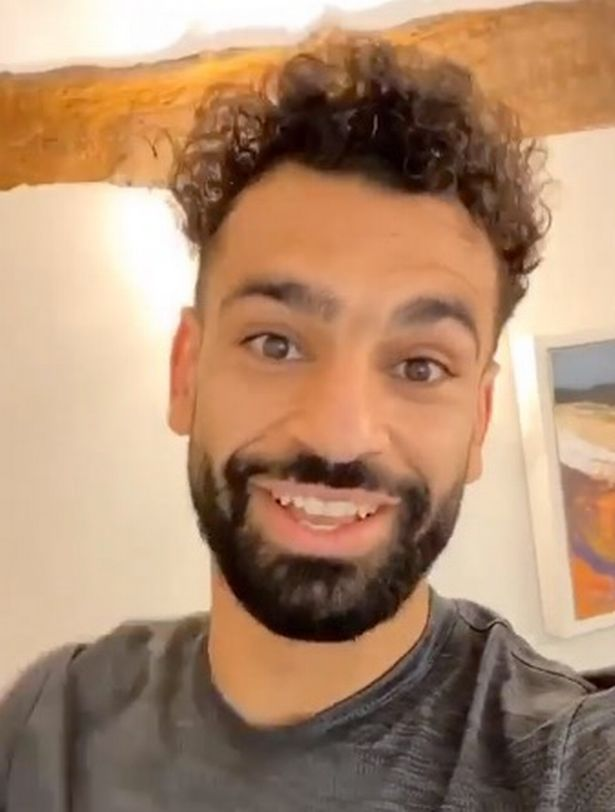
#> input picture mo/0_salahinsta.jpg, 615 x 812 px; its folder holds only this picture in this run
$ python face_taker_img.py
#> lines starting #> are read from the running program, lines starting #| are printed output that depends on the picture
import numpy as np
import cv2
import os

if not os.path.exists('images'):
    os.makedirs('images')

faceCascade = cv2.CascadeClassifier('haarcascade_frontalface_default.xml')
face_id = input('\n enter user id (MUST be an integer) and press <return> -->  ')

count = 0
enum = 1
for filename in os.listdir("mo"):
    print("\n [INFO] Reading image {}/30 from directory ".format(enum))
    enum+=1
    img = cv2.imread(os.path.join("mo", filename))
#> img is the input picture: shape (812, 615, 3); mean B, G, R 110.5, 138.4, 173.7
    gray = cv2.cvtColor(img, cv2.COLOR_BGR2GRAY)
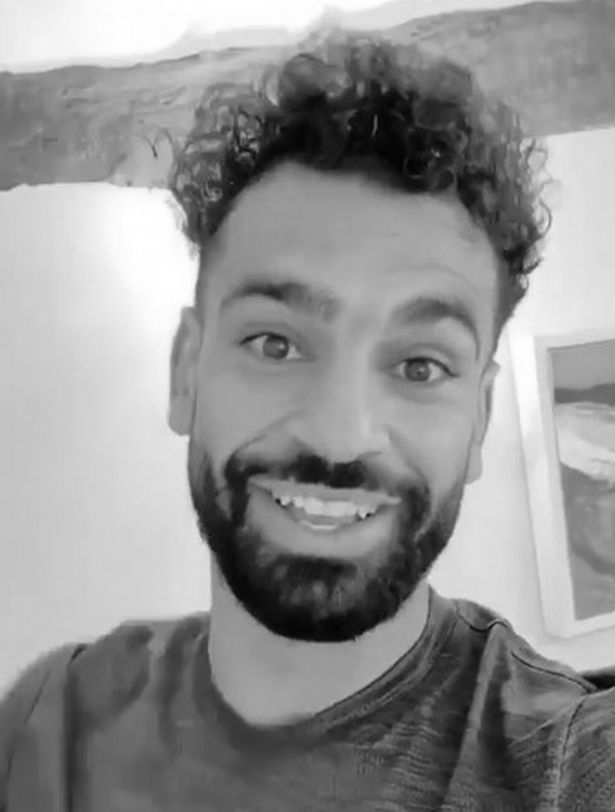
#> gray: shape (812, 615); min 2, max 255, mean 145.8
    faces = faceCascade.detectMultiScale(gray, 1.3, 5)
#> faces = [[107, 180, 446, 446]]
    for (x, y, w, h) in faces:
        cv2.rectangle(img, (x, y), (x + w, y + h), (255, 0, 0), 2)
        count += 1
        # Save the captured image into the images directory
        cv2.imwrite("./images/Users." + str(face_id) + '.' + str(count) + ".jpg", gray[y:y + h, x:x + w])
        cv2.imshow('image', img)
        k = cv2.waitKey(100) & 0xff
        if k < 30:
            break
#> this loop made 1 pass; (key Esc is pressed on pass 1)
#> (x, y, w, h, count) on pass 1: (107, 180, 446, 446, 1)
#> pass 1, `cv2.imwrite("./images/Users." + str(face_id) + '.' + str(count) + ".jp..`:
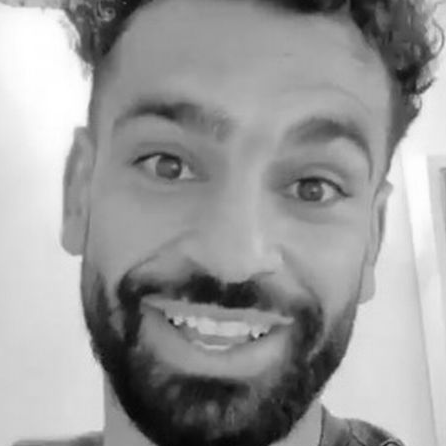
#> saved as Users..1.jpg: shape (446, 446); min 4, max 255, mean 154.7
#> pass 1, `cv2.imshow('image', img)`:
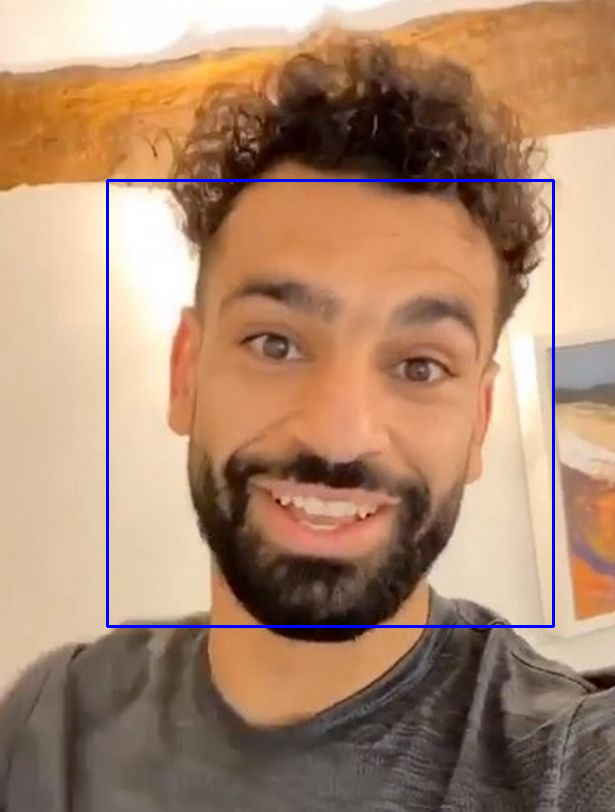
#> window 'image': shape (812, 615, 3); mean B, G, R 111.9, 136.8, 171.8
#> after the loop, count = 1
cv2.destroyAllWindows()

$ run again, on mo/897e11710d636321e4c75dcd4ced0c34.jpg
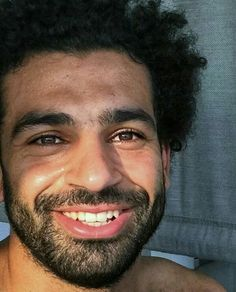
#> input picture mo/897e11710d636321e4c75dcd4ced0c34.jpg, 236 x 292 px
#> img is the input picture: shape (292, 236, 3); mean B, G, R 69.9, 81.2, 93.6
#> `gray = cv2.cvtColor(img, cv2.COLOR_BGR2GRAY)`:
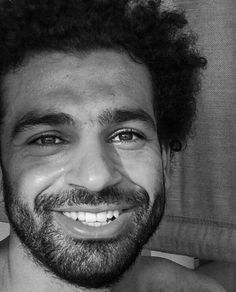
#> gray: shape (292, 236); min 0, max 252, mean 83.6
#> faces = [[5, 57, 190, 190]]
#> the loop `for (x, y, w, h) in faces:` made 1 pass; (key Esc is pressed on pass 1)
#> (x, y, w, h, count) on pass 1: (5, 57, 190, 190, 1)
#> pass 1, `cv2.imshow('image', img)`:
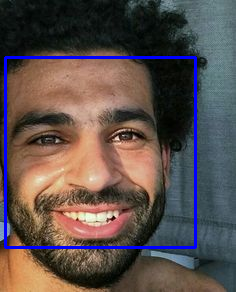
#> window 'image': shape (292, 236, 3); mean B, G, R 76.4, 79, 91.3
#> after the loop `for (x, y, w, h) in faces:`: count = 1

$ run again, on mo/D5ErgA2W0AAK7hF.jpg
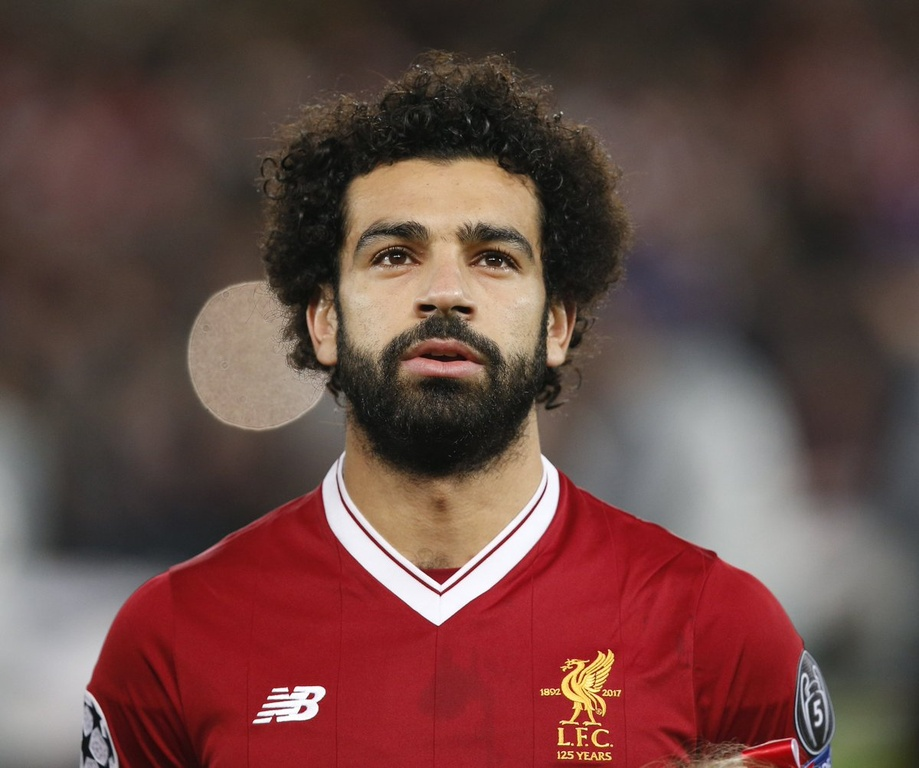
#> input picture mo/D5ErgA2W0AAK7hF.jpg, 919 x 768 px, shrunk from 1200 x 1003 before the run
#> img is the input picture: shape (768, 919, 3); mean B, G, R 67.4, 71.7, 104
#> `gray = cv2.cvtColor(img, cv2.COLOR_BGR2GRAY)`:
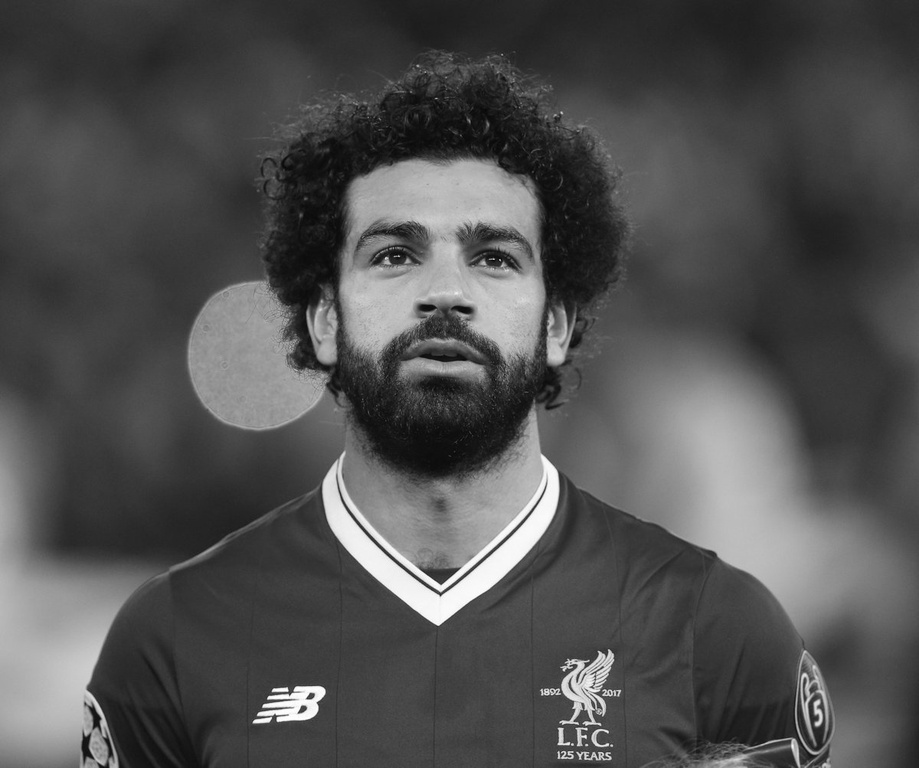
#> gray: shape (768, 919); min 1, max 255, mean 80.9
#> faces = [[305, 141, 279, 279]]
#> the loop `for (x, y, w, h) in faces:` made 1 pass; (key Esc is pressed on pass 1)
#> (x, y, w, h, count) on pass 1: (305, 141, 279, 279, 1)
#> pass 1, `cv2.imshow('image', img)`:
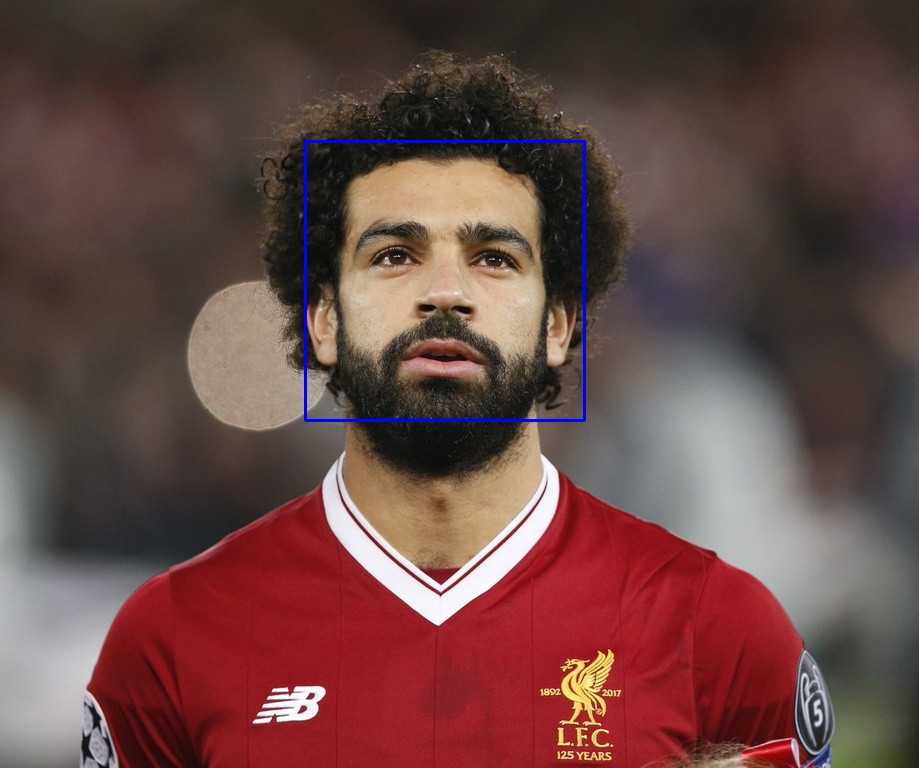
#> window 'image': shape (768, 919, 3); mean B, G, R 68.4, 71.5, 103.7
#> after the loop `for (x, y, w, h) in faces:`: count = 1

$ run again, on mo/Liverpool-face-Salah-nightmare-as-Egypt-may-pick-him-for-two-tournaments.jpg
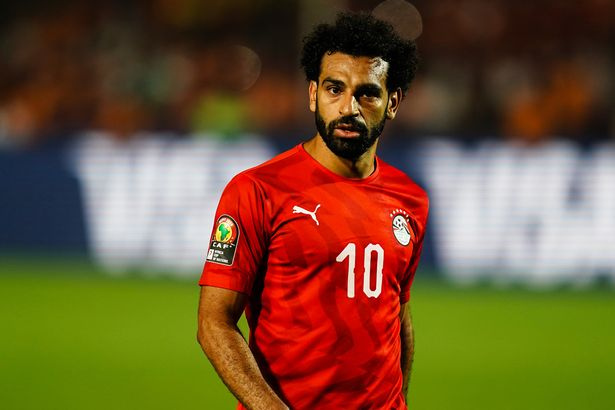
#> input picture mo/Liverpool-face-Salah-nightmare-as-Egypt-may-pick-him-for-two-tournaments.jpg, 615 x 410 px
#> img is the input picture: shape (410, 615, 3); mean B, G, R 50.2, 85.9, 113
#> `gray = cv2.cvtColor(img, cv2.COLOR_BGR2GRAY)`:
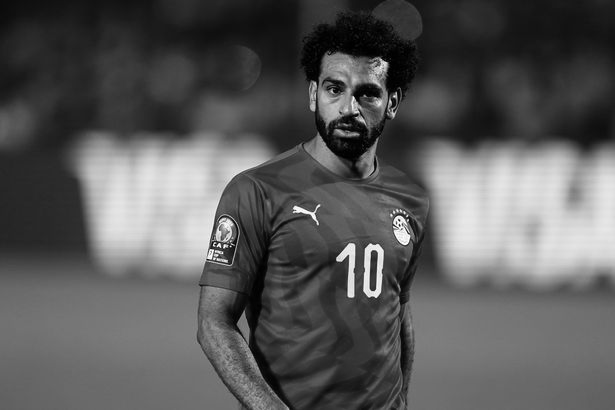
#> gray: shape (410, 615); min 0, max 255, mean 89.9
#> faces = [[302, 53, 99, 99]]
#> the loop `for (x, y, w, h) in faces:` made 1 pass; (key Esc is pressed on pass 1)
#> (x, y, w, h, count) on pass 1: (302, 53, 99, 99, 1)
#> pass 1, `cv2.imshow('image', img)`:
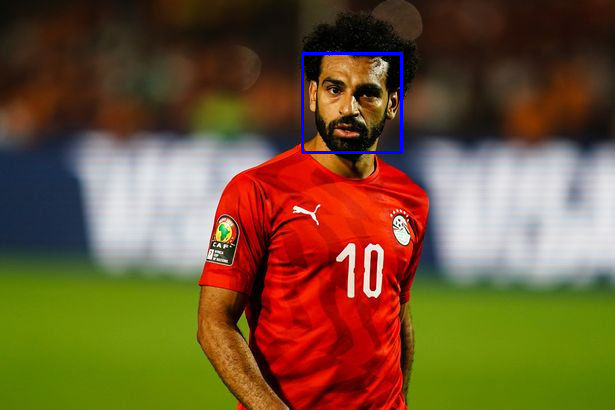
#> window 'image': shape (410, 615, 3); mean B, G, R 51.3, 85.7, 112.7
#> after the loop `for (x, y, w, h) in faces:`: count = 1
